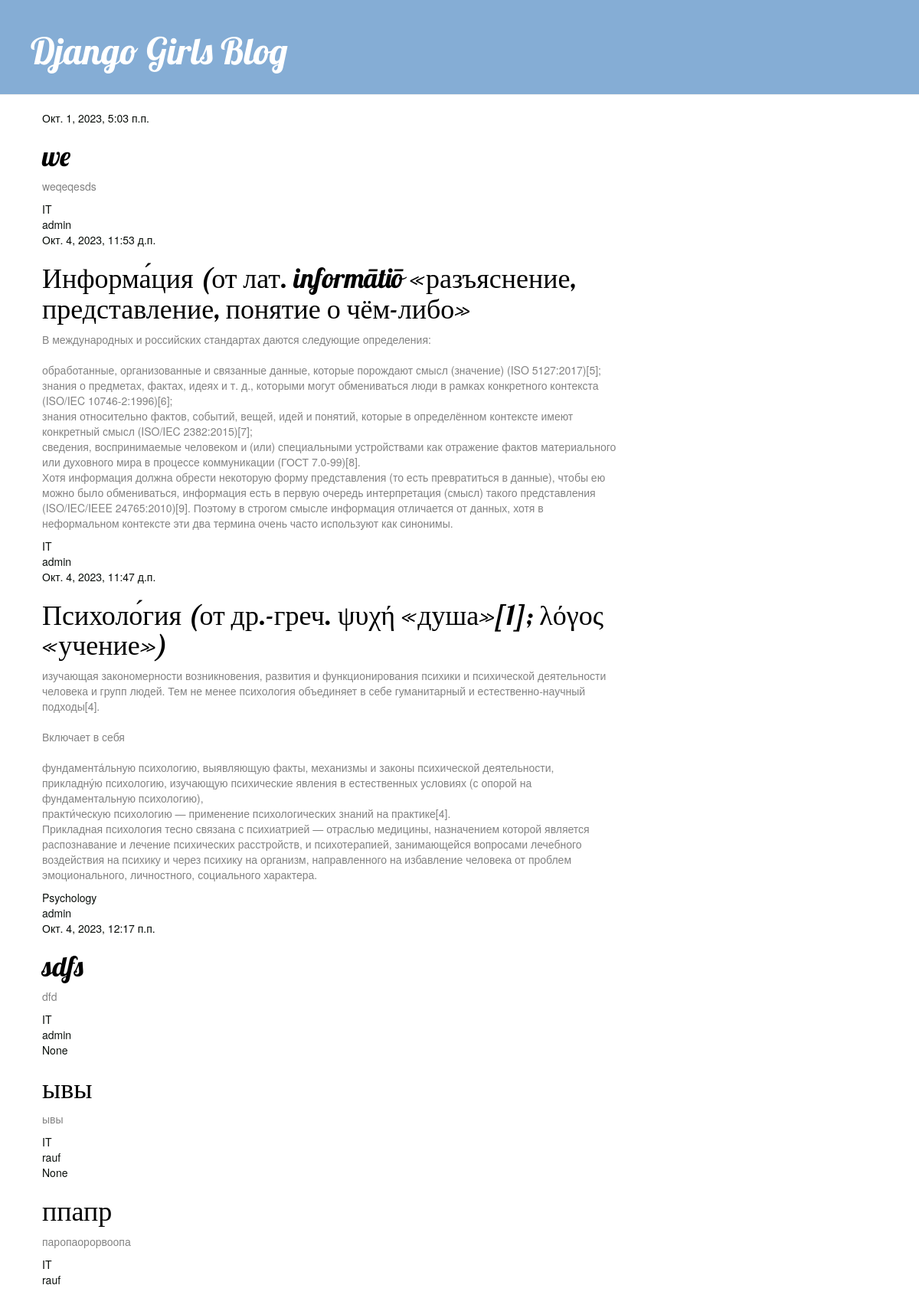
The page / on the database its author committed.
### blog/models.py (models this page shows, shortened)
class Post(models.Model):
    author = models.ForeignKey(settings.AUTH_USER_MODEL, on_delete=models.CASCADE)
    title = models.CharField(max_length=200)
    text = models.TextField()
    created_date = models.DateTimeField(default=timezone.now)
    published_date = models.DateTimeField(blank=True, null=True)
    category = models.ForeignKey(Category, on_delete=models.CASCADE)

class Category(models.Model):
    title = models.CharField(max_length=200)
    def __str__(self):
        return self.title

### blog/views.py (the view)
# urls.py: path('', PostListView.as_view(), name = 'post_list'),
class PostListView(ListView):
    model = Post
    template_name = 'blog/post_list.html'
    context_object_name ='posts'

### blog/templates/blog/post_list.html
 {% extends 'blog/base.html' %} {% block content %} {% for post in posts %}
<div class="post">
    <div class="date">
        <div class="category">
            {{ post.published_date }} </div>
        <h1><a href="{% url 'post_detail' pk=post.pk %}">{{ post.title }}</a></h1>
        <p>{{ post.text|linebreaksbr }}</p>
        <div class="category">
            {{post.category}} </div>
        <div class=author>
            {{post.author}}
        </div>
    </div>
    {% endfor %} {% endblock %}

### blog/static/css/blog.css (style rules this page uses)
h1 a { color: #94b2de; font-family: 'Lobster'; }
h1, h2, h3, h4 { font-family: 'Lobster', cursive; }
.date { color: #828282; }
.post { margin-bottom: 70px; }
.post h1 a, .post h1 a:visited { color: #000000; }
.category { color: #090e0a; }
.author { color: rgb(11, 16, 13); }

### rows shown on the page
Post: published_date "Окт. 1, 2023, 5:03 п.п.", title "we", text "weqeqesds", category "IT", author "admin"
Post: published_date "Окт. 4, 2023, 11:53 д.п.", title "Информа́ция (от лат. informātiō «разъяснение, представление, понятие о чём-либо»", text "В международных и российских стандартах даются следующие определения: обработанные, организованные и связанные данные, которые порождают смысл (значение) (ISO 5127:2017)[5]; знания о предметах, фактах, идеях и т. д., которыми могут обмениваться люди в рамках конкретного контекста (ISO/IEC 10746-2:1996)[6]; знания относительно фактов, событий, вещей, идей и понятий, которые в определённом контексте имеют конкретный смысл (ISO/IEC 2382:2015)[7]; сведения, воспринимаемые человеком и (или) специальными устройствами как отражение фактов материального или духовного мира в процессе коммуникации (ГОСТ 7.0-99)[8]. Хотя информация должна обрести некоторую форму представления (то есть превратиться в…", category "IT", author "admin"
Post: published_date "Окт. 4, 2023, 11:47 д.п.", title "Психоло́гия (от др.-греч. ψυχή «душа»[1]; λόγος «учение»)", text "изучающая закономерности возникновения, развития и функционирования психики и психической деятельности человека и групп людей. Тем не менее психология объединяет в себе гуманитарный и естественно-научный подходы[4]. Включает в себя фундамента́льную психологию, выявляющую факты, механизмы и законы психической деятельности, прикладну́ю психологию, изучающую психические явления в естественных условиях (с опорой на фундаментальную психологию), практи́ческую психологию — применение психологических знаний на практике[4]. Прикладная психология тесно связана с психиатрией — отраслью медицины, назначением которой является распознавание и лечение психических расстройств, и психотерапией, занимающейся…", category "Psychology", author "admin"
Post: published_date "Окт. 4, 2023, 12:17 п.п.", title "sdfs", text "dfd", category "IT", author "admin"
Post: published_date "None", title "ывы", text "ывы", category "IT", author "rauf"
Post: published_date "None", title "ппапр", text "паропаорорвоопа", category "IT", author "rauf"
